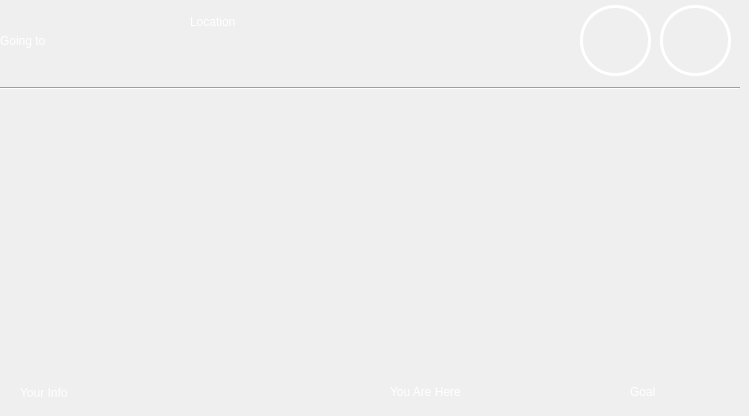
  <widget class="QWidget" name="NAVIGATING">
   <widget class="QLabel" name="navigating_to_label1">
    <property name="geometry">
     <rect>
      <x>0</x>
      <y>10</y>
      <width>321</width>
      <height>61</height>
     </rect>
    </property>
    <property name="styleSheet">
     <string notr="true">font: 20 32pt &quot;montserrat&quot;;

color: rgb(255, 255, 255);</string>
    </property>
    <property name="text">
     <string>Going to</string>
    </property>
   </widget>
   <widget class="QPushButton" name="pause_navigation">
    <property name="geometry">
     <rect>
      <x>110</x>
      <y>100</y>
      <width>131</width>
      <height>131</height>
     </rect>
    </property>
    <property name="styleSheet">
     <string notr="true"/>
    </property>
    <property name="text">
     <string/>
    </property>
    <property name="icon">
     <iconset>
      <normaloff>icons/UI Icons/grey2_pause.png</normaloff>icons/UI Icons/grey2_pause.png</iconset>
    </property>
    <property name="iconSize">
     <size>
      <width>120</width>
      <height>120</height>
     </size>
    </property>
    <property name="flat">
     <bool>true</bool>
    </property>
   </widget>
   <widget class="QLabel" name="navigating_to_label2">
    <property name="geometry">
     <rect>
      <x>190</x>
      <y>15</y>
      <width>391</width>
      <height>51</height>
     </rect>
    </property>
    <property name="styleSheet">
     <string notr="true">font: 20 32pt &quot;montserrat&quot;;
color: rgb(255, 255, 255);</string>
    </property>
    <property name="text">
     <string>Location</string>
    </property>
    <property name="scaledContents">
     <bool>false</bool>
    </property>
    <property name="alignment">
     <set>Qt::AlignLeading|Qt::AlignLeft|Qt::AlignTop</set>
    </property>
    <property name="wordWrap">
     <bool>true</bool>
    </property>
   </widget>
   <widget class="QLabel" name="passenger_info_1">
    <property name="geometry">
     <rect>
      <x>20</x>
      <y>239</y>
      <width>321</width>
      <height>161</height>
     </rect>
    </property>
    <property name="styleSheet">
     <string notr="true">font:  16pt &quot;montserrat&quot;;
color: rgb(255, 255, 255);</string>
    </property>
    <property name="text">
     <string>Your Info</string>
    </property>
    <property name="alignment">
     <set>Qt::AlignBottom|Qt::AlignLeading|Qt::AlignLeft</set>
    </property>
   </widget>
   <widget class="QLabel" name="map_label">
    <property name="geometry">
     <rect>
      <x>350</x>
      <y>100</y>
      <width>367</width>
      <height>276</height>
     </rect>
    </property>
    <property name="text">
     <string/>
    </property>
    <property name="textFormat">
     <enum>Qt::AutoText</enum>
    </property>
    <property name="pixmap">
     <pixmap>icons/UI Icons/matrix_map2.png</pixmap>
    </property>
    <property name="scaledContents">
     <bool>true</bool>
    </property>
   </widget>
   <widget class="QPushButton" name="info_7">
    <property name="geometry">
     <rect>
      <x>580</x>
      <y>5</y>
      <width>71</width>
      <height>71</height>
     </rect>
    </property>
    <property name="styleSheet">
     <string notr="true">color: rgb(255, 255, 255);
border-style: solid;
border-width: 3px;
border-radius: 35px;</string>
    </property>
    <property name="text">
     <string/>
    </property>
    <property name="icon">
     <iconset>
      <normaloff>icons/UI Icons/question_grey.png</normaloff>icons/UI Icons/question_grey.png</iconset>
    </property>
    <property name="iconSize">
     <size>
      <width>65</width>
      <height>65</height>
     </size>
    </property>
    <property name="flat">
     <bool>true</bool>
    </property>
   </widget>
   <widget class="QPushButton" name="exit_7">
    <property name="geometry">
     <rect>
      <x>660</x>
      <y>5</y>
      <width>71</width>
      <height>71</height>
     </rect>
    </property>
    <property name="styleSheet">
     <string notr="true">color: rgb(255, 255, 255);
border-style: solid;
border-width: 3px;
border-radius: 35px;</string>
    </property>
    <property name="text">
     <string/>
    </property>
    <property name="icon">
     <iconset>
      <normaloff>icons/UI Icons/cross.png</normaloff>icons/UI Icons/cross.png</iconset>
    </property>
    <property name="iconSize">
     <size>
      <width>65</width>
      <height>65</height>
     </size>
    </property>
    <property name="flat">
     <bool>true</bool>
    </property>
   </widget>
   <widget class="Line" name="line_7">
    <property name="geometry">
     <rect>
      <x>0</x>
      <y>80</y>
      <width>740</width>
      <height>16</height>
     </rect>
    </property>
    <property name="frameShadow">
     <enum>QFrame::Sunken</enum>
    </property>
    <property name="lineWidth">
     <number>1</number>
    </property>
    <property name="orientation">
     <enum>Qt::Horizontal</enum>
    </property>
   </widget>
   <widget class="QLabel" name="map_location">
    <property name="geometry">
     <rect>
      <x>660</x>
      <y>130</y>
      <width>21</width>
      <height>21</height>
     </rect>
    </property>
    <property name="styleSheet">
     <string notr="true">border-style: solid;
border-width: 0px;
border-radius: 10px;</string>
    </property>
    <property name="text">
     <string/>
    </property>
    <property name="pixmap">
     <pixmap>icons/UI Icons/green_dot.png</pixmap>
    </property>
    <property name="scaledContents">
     <bool>true</bool>
    </property>
   </widget>
   <widget class="QLabel" name="you_are_here_label">
    <property name="geometry">
     <rect>
      <x>390</x>
      <y>381</y>
      <width>191</width>
      <height>21</height>
     </rect>
    </property>
    <property name="styleSheet">
     <string notr="true">color: #ffffff;
font: 20pt &quot;montserrat&quot;;</string>
    </property>
    <property name="text">
     <string>You Are Here</string>
    </property>
    <property name="textFormat">
     <enum>Qt::AutoText</enum>
    </property>
    <property name="scaledContents">
     <bool>true</bool>
    </property>
    <property name="wordWrap">
     <bool>false</bool>
    </property>
   </widget>
   <widget class="QLabel" name="you_are_here_pic">
    <property name="geometry">
     <rect>
      <x>368</x>
      <y>380</y>
      <width>21</width>
      <height>21</height>
     </rect>
    </property>
    <property name="styleSheet">
     <string notr="true">border-style: solid;
border-width: 0px;
border-radius: 10px;</string>
    </property>
    <property name="text">
     <string/>
    </property>
    <property name="pixmap">
     <pixmap>icons/UI Icons/green_dot.png</pixmap>
    </property>
    <property name="scaledContents">
     <bool>true</bool>
    </property>
   </widget>
   <widget class="QLabel" name="map_goal">
    <property name="geometry">
     <rect>
      <x>400</x>
      <y>210</y>
      <width>21</width>
      <height>21</height>
     </rect>
    </property>
    <property name="text">
     <string/>
    </property>
    <property name="pixmap">
     <pixmap>icons/UI Icons/red_square.png</pixmap>
    </property>
   </widget>
   <widget class="QLabel" name="goal_pic">
    <property name="geometry">
     <rect>
      <x>600</x>
      <y>380</y>
      <width>21</width>
      <height>20</height>
     </rect>
    </property>
    <property name="text">
     <string/>
    </property>
    <property name="pixmap">
     <pixmap>icons/UI Icons/red_square.png</pixmap>
    </property>
   </widget>
   <widget class="QLabel" name="goal_label">
    <property name="geometry">
     <rect>
      <x>630</x>
      <y>376</y>
      <width>62</width>
      <height>31</height>
     </rect>
    </property>
    <property name="styleSheet">
     <string notr="true">color: #ffffff;
font: 20pt &quot;montserrat&quot;;</string>
    </property>
    <property name="text">
     <string>Goal</string>
    </property>
   </widget>
   <zorder>line_7</zorder>
   <zorder>navigating_to_label1</zorder>
   <zorder>pause_navigation</zorder>
   <zorder>navigating_to_label2</zorder>
   <zorder>passenger_info_1</zorder>
   <zorder>map_label</zorder>
   <zorder>info_7</zorder>
   <zorder>exit_7</zorder>
   <zorder>map_location</zorder>
   <zorder>you_are_here_label</zorder>
   <zorder>you_are_here_pic</zorder>
   <zorder>map_goal</zorder>
   <zorder>goal_pic</zorder>
   <zorder>goal_label</zorder>
  </widget>
